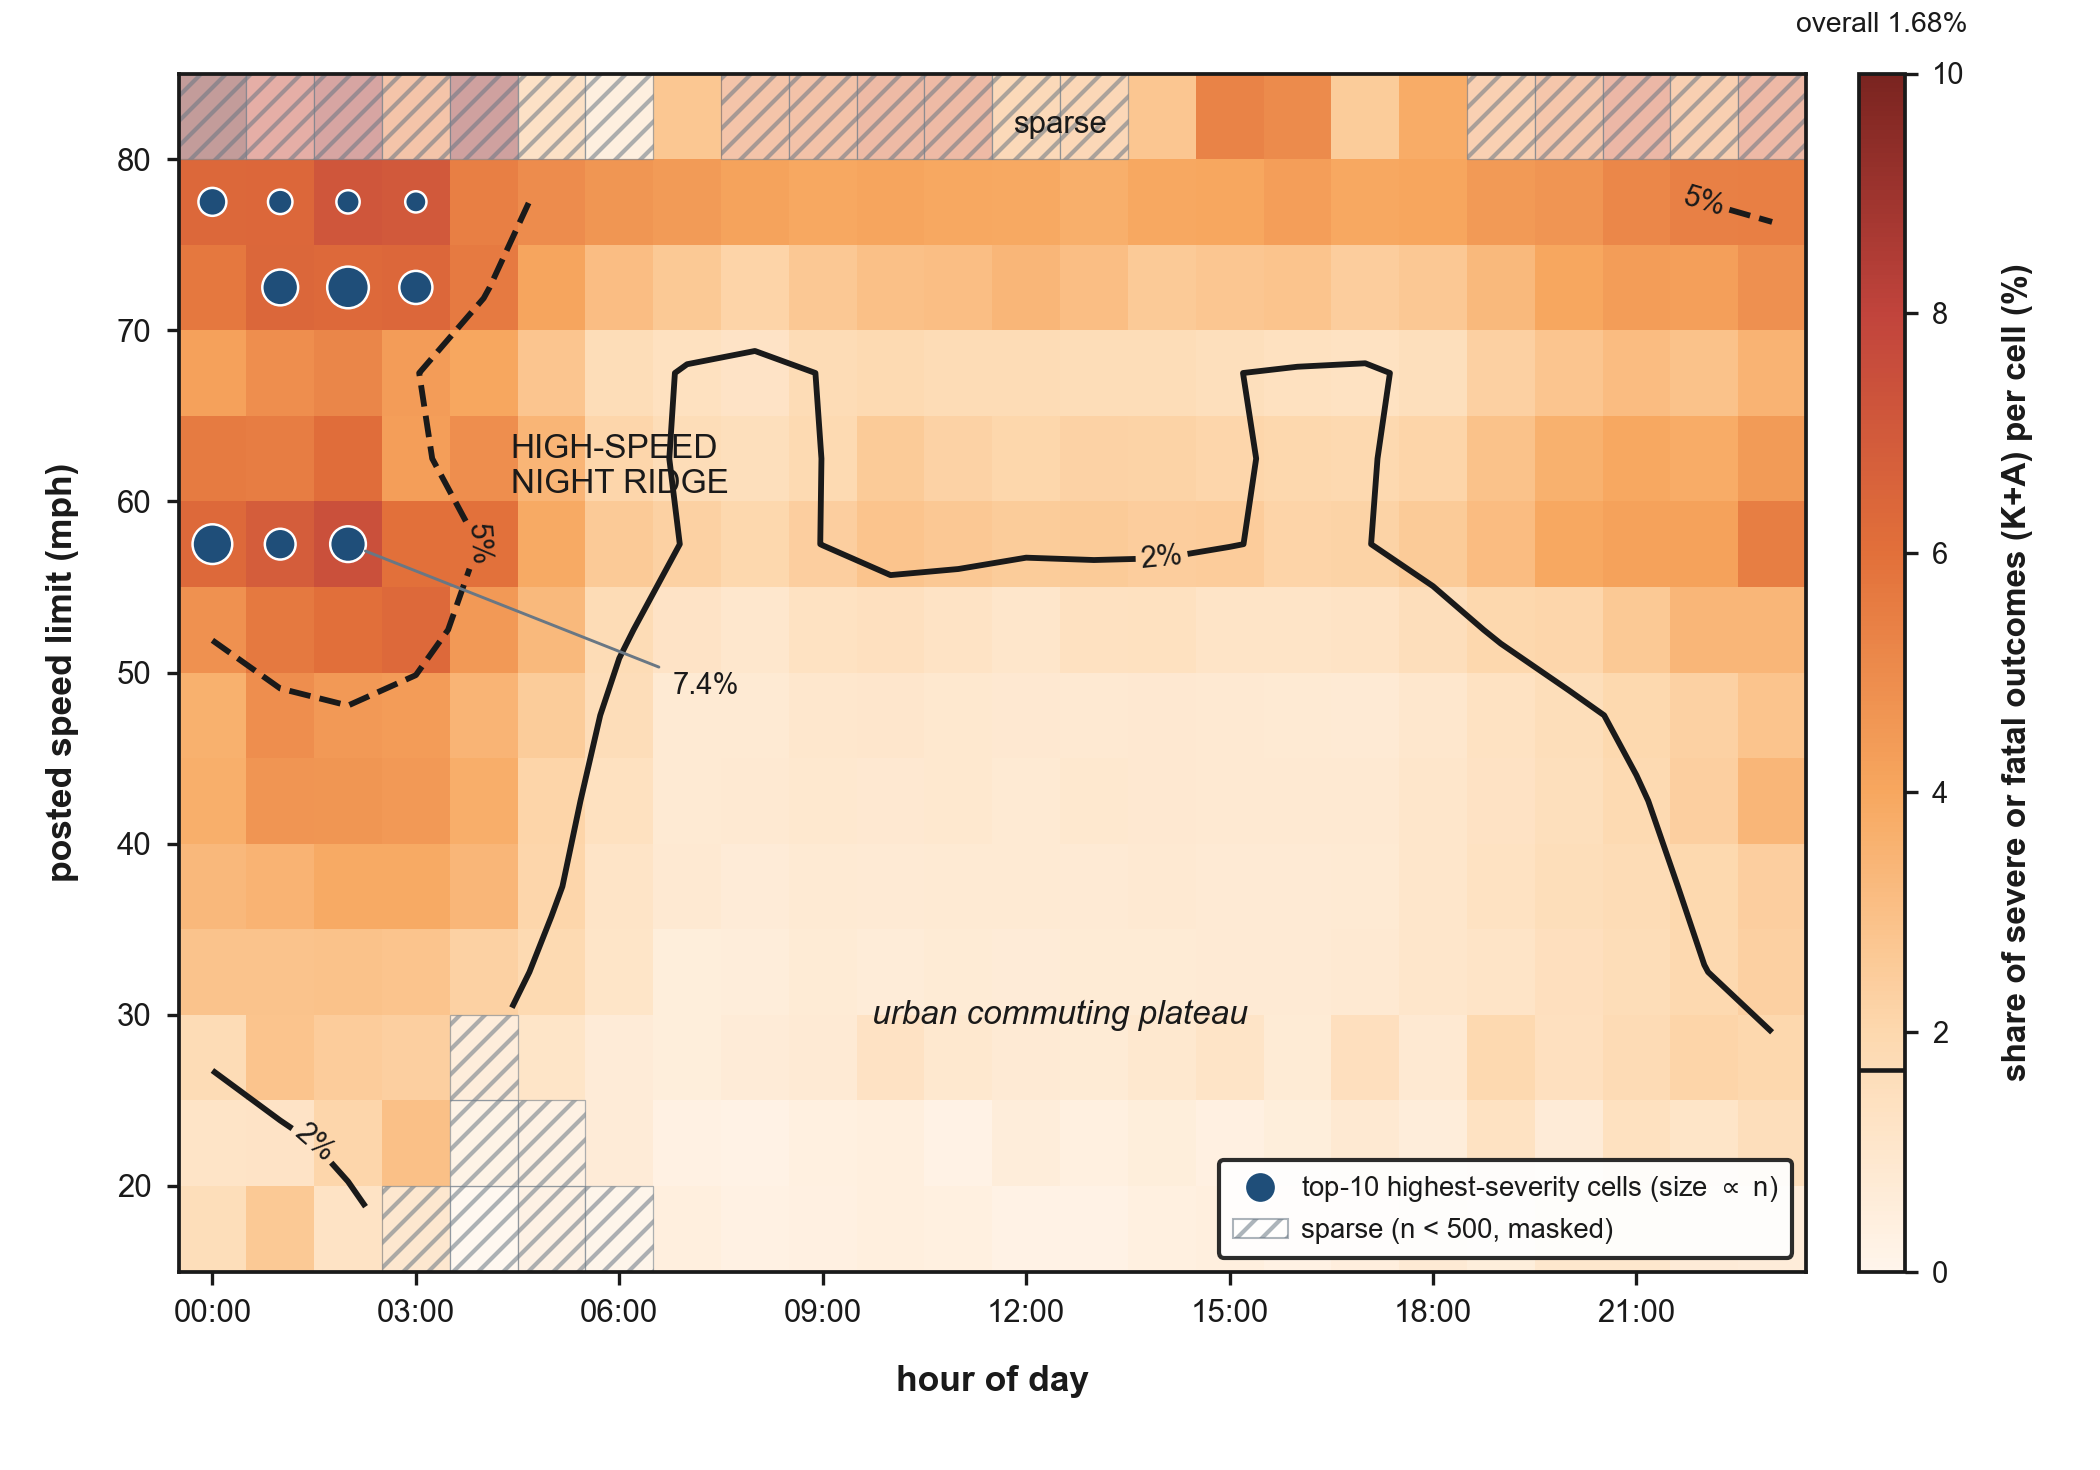

Write Python code to recreate this figure.
"""
Figure 2 — "The severity landscape of 5.2M driver records".

Style is transferred from a sulfur P-T phase diagram (gradient-filled field +
vertical colorbar + labeled boundary curves + in-plane region names + sparse
boundary markers). Colors/content are OURS: a warm severity field (speed/risk
register) over the (hour-of-day x posted-speed) plane, with 2% / 5% KA-share
boundary contours, hatched sparse cells, and a cool-accent top-cell marker
overlay (kept legible against the warm field).

Self-contained: loads the locked CSV via pandas; palette inlined (mirrors
experiments/figstyle.py) so the script renders standalone.
"""
from __future__ import annotations

from pathlib import Path

import matplotlib
matplotlib.use("Agg")
import matplotlib.pyplot as plt
from matplotlib.colors import LinearSegmentedColormap
import numpy as np
import pandas as pd
from scipy.ndimage import gaussian_filter

plt.rcParams["pdf.fonttype"] = 42   # camera-ready: no Type 3
plt.rcParams["ps.fonttype"] = 42
plt.rcParams["axes.unicode_minus"] = False

# --- house palette (inlined from experiments/figstyle.py) ---
INK = "#1a1a1a"          # near-black structure/ink
CORAL = "#c1443c"        # severe accent (kept for text/inline use, not the field)
HDR_BLUE = "#1f4e79"     # cool marker accent -- pops against the warm field
SLATE = "#697784"        # muted secondary text
# Warm sequential ramp (speed/severity register): cream -> gold -> orange -> coral -> maroon
SEQ_WARM = ["#fff5eb", "#fdd8ae", "#f7a75f", "#e2703a", "#c1443c", "#7a2420"]
GRAY_MASK = "#c9cdd0"    # base tone for the sparse hatch overlay

for _fam in ("Helvetica Neue", "Helvetica", "Arial", "TeX Gyre Heros",
             "DejaVu Sans"):
    if any(_fam in f.name for f in matplotlib.font_manager.fontManager.ttflist):
        plt.rcParams["font.family"] = _fam
        break
plt.rcParams.update({
    "font.size": 8.5,
    "axes.labelsize": 8.5,
    "axes.labelweight": "bold",
    "axes.labelpad": 9,
    "xtick.labelsize": 7.5,
    "ytick.labelsize": 7.5,
    "text.color": INK,
    "axes.labelcolor": INK,
    "xtick.color": INK,
    "ytick.color": INK,
    "axes.edgecolor": INK,
    "axes.linewidth": 0.9,
})

# === DATA SECTOR (edit here) ===
REPO_ROOT = Path(__file__).resolve().parents[2]
# Resolve the stored figure data from the reproducibility root.
_candidates = [Path(__file__).resolve().parents[2]]
CSV = None
for root in _candidates:
    p = root / "paper" / "figure_src" / "data" / "fig02_landscape.csv"
    if p.exists():
        CSV = p
        break
if CSV is None:
    raise FileNotFoundError("fig02_landscape.csv not found under candidate roots")

df = pd.read_csv(CSV)
MIN_N = 500          # cells with fewer records are masked "sparse"
MARKER_MIN_N = 2000  # top-cell marker overlay eligibility
REF_SHARE = 0.0168   # overall KA share across full population (1.68%)
CONTOUR_LEVELS = [0.02, 0.05]  # fraction; 2% solid, 5% dashed
SMOOTH_SIGMA = 0.8   # display smoothing (cells)
# === END DATA SECTOR ===

# ---- build the grid (14 speed bins x 24 hours) ----
hours = np.arange(0, 24)
speeds = np.arange(15, 85, 5)  # bin floors 15..80
Z = df.pivot(index="speed_bin", columns="hour", values="share_ka").values
N = df.pivot(index="speed_bin", columns="hour", values="n").values
mask = N < MIN_N  # sparse cells (n<500): unreliable, excluded from the contour surface

# The HEATMAP FILL stays RAW (per-cell share_ka, no smoothing) -- sparse cells
# are still shown here but get hatched over below, so their raw noise doesn't
# matter for the fill.
Z_raw = np.nan_to_num(Z, nan=0.0)

# The CONTOUR surface is a SEPARATE, smoothed field, built with two additional
# guarantees the raw fill doesn't need:
#  1. Sparse cells must not influence the contour geometry at all -- not even
#     through the blur bleeding a neighbor's smoothed value into them. Plain
#     gaussian_filter(nan_to_num(...)) treats a sparse cell's own (noisy, low-n)
#     share_ka as real signal and smears it into the contour; a referee reading
#     a 5% line through the masked "sparse" band would rightly call that out.
#     Fix: normalized ("NaN-aware") convolution -- blur the sparse-zeroed field
#     and a valid-cell indicator separately, divide, so only UNMASKED cells
#     contribute weight anywhere near the mask boundary.
#  2. Sparse cells are then hard-set to NaN in the final contour surface, so
#     matplotlib's contour() leaves a genuine GAP there instead of drawing an
#     interpolated line across ungrounded territory.
valid = (~mask).astype(float)
Z0 = np.where(mask, 0.0, Z_raw)
num = gaussian_filter(Z0, SMOOTH_SIGMA)
den = gaussian_filter(valid, SMOOTH_SIGMA)
with np.errstate(invalid="ignore", divide="ignore"):
    Zc = np.where(den > 1e-6, num / den, np.nan)
Zc = np.where(mask, np.nan, Zc)  # hard-exclude sparse cells from the contour itself

# cell edges (pcolormesh) and cell centers (contour)
h_edges = np.arange(-0.5, 24.5, 1.0)
s_edges = np.arange(15, 90, 5)          # 15..85, each bin spans [floor, floor+5)
h_cent = hours.astype(float)
s_cent = speeds + 2.5                    # bin center

warm = LinearSegmentedColormap.from_list("seq_warm", SEQ_WARM)
VMAX = 0.10  # cap slightly above smoothed max (~0.085) for headroom

# ---- figure ----
# Ref aspect ~1504/1147 = 1.31. Width column-locked at 7.0; height 4.9 -> 1.43
# figure aspect, but axes box is inset so the DATA box lands near ref. (documented)
fig = plt.figure(figsize=(7.0, 4.9), dpi=300)
ax = fig.add_axes([0.085, 0.135, 0.775, 0.815])

# gradient-filled severity field -- RAW per-cell values, no smoothing
pcm = ax.pcolormesh(h_edges, s_edges, Z_raw, cmap=warm, vmin=0.0, vmax=VMAX,
                    shading="flat", rasterized=True, zorder=1)

# masked sparse cells: a translucent wash + diagonal hatch, NOT a flat opaque
# block -- the underlying field color still shows faintly through, so "sparse"
# reads as low-confidence rather than a missing/colorless hole.
from matplotlib.patches import Rectangle

if mask.any():
    ys_m, xs_m = np.where(mask)
    for yi, xi in zip(ys_m, xs_m):
        ax.add_patch(Rectangle(
            (h_edges[xi], s_edges[yi]), h_edges[xi + 1] - h_edges[xi], s_edges[yi + 1] - s_edges[yi],
            facecolor="white", alpha=0.55, edgecolor=SLATE, linewidth=0.3,
            hatch="////", zorder=2,
        ))

# boundary contours of the smoothed, sparse-excluded field (2% solid, 5% dashed)
cs2 = ax.contour(h_cent, s_cent, Zc, levels=[0.02], colors=INK,
                 linewidths=1.4, linestyles="solid", zorder=4)
cs5 = ax.contour(h_cent, s_cent, Zc, levels=[0.05], colors=INK,
                 linewidths=1.4, linestyles="dashed", zorder=4)

# in-plane contour labels (mirror ref's labeled phase-boundary curves)
ax.clabel(cs2, fmt={0.02: "2%"}, inline=True, fontsize=7.0, colors=INK)
ax.clabel(cs5, fmt={0.05: "5%"}, inline=True, fontsize=7.0, colors=INK)

# ---- marker overlay: top-10 highest-share cells with n>=2000 ----
# HDR_BLUE (cool) is used here, not CORAL, so the markers stay legible against
# the warm field instead of blending into its high end.
elig = df[df["n"] >= MARKER_MIN_N].nlargest(10, "share_ka").copy()
smin, smax = elig["n"].min(), elig["n"].max()
sizes = 26 + 74 * (elig["n"] - smin) / max(smax - smin, 1)  # scale by n
ax.scatter(elig["hour"], elig["speed_bin"] + 2.5, s=sizes, facecolor=HDR_BLUE,
           edgecolor="white", linewidth=0.6, zorder=6)

# annotate exactly ONE marker (the single highest share) with its value.
# Text register consolidated to near-black INK (L1: ref uses quiet monochrome
# labels). The coral dots themselves carry the failure-marker accent, not text.
# A thin leader line ties the callout to its exact cell -- without it, a
# floating "7.4%" near the 5%/7% inline contour labels reads as another
# contour level rather than a single-cell value.
top = elig.iloc[0]
ax.annotate(f"{top['share_ka']*100:.1f}%",
            xy=(top["hour"], top["speed_bin"] + 2.5), xycoords="data",
            xytext=(78, -34), textcoords="offset points",
            fontsize=7.0, color=INK, ha="left", va="center", zorder=7,
            arrowprops=dict(arrowstyle="-", color=SLATE, linewidth=0.7,
                             shrinkA=1.5, shrinkB=4.5))

# ---- in-plane regime labels (ref's caps / lowercase hierarchy idiom) ----
# L1: reference region names are PLAIN near-black text set directly on the field
# with NO white halo/stroke — legible over light OR dark fill (cf. "POLYMERIC
# LIQUID" over orange, "SOLID" over grey). Drop iter0's path_effects halos and
# set all in-field text to INK for a quiet monochrome register.
ax.text(4.4, 62, "HIGH-SPEED\nNIGHT RIDGE", fontsize=8.0, color=INK,
        ha="left", va="center", linespacing=1.15, zorder=5)
ax.text(12.5, 30, "urban commuting plateau", fontsize=8.0, color=INK,
        ha="center", va="center", style="italic", zorder=5)
ax.text(12.5, 82, "sparse", fontsize=7.5, color=INK,
        ha="center", va="center", zorder=5)

# ---- legend: what the markers and the hatched cells mean ----
from matplotlib.lines import Line2D
from matplotlib.patches import Patch

legend_handles = [
    Line2D([0], [0], marker="o", linestyle="none", markerfacecolor=HDR_BLUE,
           markeredgecolor="white", markeredgewidth=0.6, markersize=7.5,
           label="top-10 highest-severity cells (size $\\propto$ n)"),
    Patch(facecolor="white", alpha=0.55, edgecolor=SLATE, linewidth=0.5,
          hatch="////", label="sparse (n < 500, masked)"),
]
ax.legend(handles=legend_handles, loc="lower right", fontsize=6.6,
          frameon=True, framealpha=0.92, edgecolor=INK, facecolor="white",
          borderpad=0.5, handletextpad=0.5, labelspacing=0.5).set_zorder(8)

# ---- axes cosmetics ----
ax.set_xlim(-0.5, 23.5)
ax.set_ylim(15, 85)
ax.set_xticks(np.arange(0, 24, 3))
ax.set_xticklabels([f"{h:02d}:00" for h in np.arange(0, 24, 3)])
ax.set_yticks(np.arange(20, 85, 10))
ax.set_xlabel("hour of day")
ax.set_ylabel("posted speed limit (mph)")
ax.tick_params(length=3, width=0.8, color=INK)
for s in ax.spines.values():
    s.set_visible(True)
    s.set_color(INK)
    s.set_linewidth(0.9)

# ---- colorbar (vertical, right) with 1.68% reference tick ----
cax = fig.add_axes([0.885, 0.135, 0.022, 0.815])
cb = fig.colorbar(pcm, cax=cax)
cb.set_label("share of severe or fatal outcomes (K+A) per cell (%)",
             fontsize=8.0, color=INK)
ticks = np.arange(0.0, VMAX + 1e-9, 0.02)
cb.set_ticks(ticks)
cb.set_ticklabels([f"{t*100:.0f}" for t in ticks])
cb.ax.tick_params(labelsize=7.0, length=3, width=0.8, color=INK)
cb.outline.set_edgecolor(INK)
cb.outline.set_linewidth(0.9)
# overall-population reference: a line on the colorbar at the true value, with
# its caption as a small TITLE above the bar (a side annotation here would
# compete with the rotated colorbar label for the same margin and clip off
# the canvas edge -- a title above has its own room).
cax.axhline(REF_SHARE, color=INK, lw=1.1, ls="-")
cax.set_title("overall 1.68%", fontsize=6.8, color=INK, pad=10)

# ===================== FLOOR SELF-CHECK =====================
import matplotlib as _mpl


def _texts(fig):
    out = []
    for a in fig.axes:
        for t in a.get_xticklabels() + a.get_yticklabels():
            if t.get_text():
                out.append(("tick", t))
        for lbl in (a.title, a.xaxis.label, a.yaxis.label):
            if lbl.get_text():
                out.append(("label", lbl))
        for ch in a.get_children():
            if isinstance(ch, _mpl.text.Annotation) and ch.get_text():
                out.append(("annot", ch))
    return out


def floor_selfcheck(fig, path):
    fig.canvas.draw()
    r = fig.canvas.get_renderer()
    items = _texts(fig)
    bb = [(k, t, t.get_window_extent(renderer=r)) for k, t in items]
    lines = []
    viol = []
    for i, (ka, ta, ba) in enumerate(bb):
        for kb, tb, bbx in bb[i + 1:]:
            if ba.overlaps(bbx):
                viol.append(f"OVERLAP {ka}('{ta.get_text()}') <-> {kb}('{tb.get_text()}')")
    fbox = fig.bbox
    clip = []
    for k, t, b in bb:
        if not (fbox.contains(b.x0, b.y0) and fbox.contains(b.x1, b.y1)):
            clip.append(f"CLIP {k}('{t.get_text()}') bbox=({b.x0:.0f},{b.y0:.0f},{b.x1:.0f},{b.y1:.0f})")
    lines.append(f"text items checked: {len(bb)}")
    lines.append(f"overlap violations: {len(viol)}")
    lines += viol
    lines.append(f"clip violations: {len(clip)}")
    lines += clip
    status = "PASS" if not viol and not clip else "FAIL"
    lines.insert(0, f"FLOOR SELF-CHECK: {status}")
    Path(path).write_text("\n".join(lines), encoding="utf-8")
    print("\n".join(lines))
    return status


OUT = Path(__file__).resolve().parent
fig.savefig(OUT / "fig2_severity_landscape.png", dpi=300)
fig.savefig(OUT / "fig2_severity_landscape.pdf")
floor_selfcheck(fig, OUT / "floor_selfcheck_iter1.txt")
plt.close(fig)
